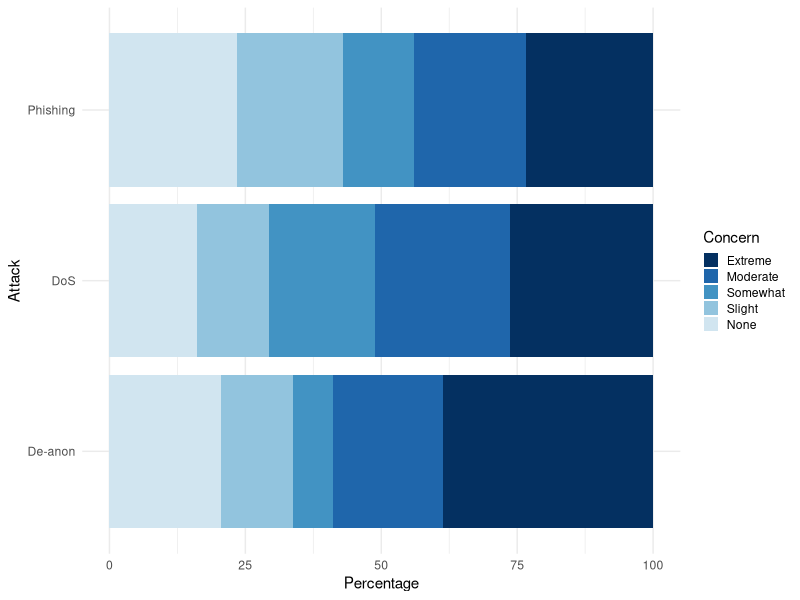

Recreate this plot in R.
library(ggplot2)
library(reshape2)

cairo_pdf("onion-operation-concerns.pdf", height=1.5, width=4)

d <- read.csv("data.csv", check.names = FALSE)

df <- melt(d)

# Order concern by significance instead of alphabetically.
df$Concern <- factor(df$Concern, levels = df$Concern[c(5, 4, 3, 2, 1)])

ggplot(data = df, aes(x = variable, y = value, fill = Concern)) +
       geom_bar(stat = "identity") +
       labs(x = "Attack") +
       labs(y = "Percentage") +
       coord_flip() +
       theme_minimal() +
       #guides(shape = guide_legend(override.aes = list(size = 2))) +
       theme(legend.key.size = unit(0.8, "line")) +
       scale_fill_manual(values=c("#043061", "#1f66ab", "#4293c3", "#92c4de", "#d1e5f0"))

dev.off()
